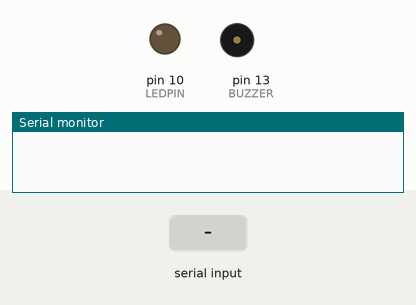
This sketch was run on a simulated Arduino Uno, built with avr-gcc and run on an emulated ATmega328P. Shown: output pins drawn as LEDs (lit = HIGH), buzzer (waves = sounding, pin HIGH), the last lines printed to the serial monitor. The inputs (shaded band) are chosen by the test bench.

Above: at 1.2 s.
1.3 s: "." received over Serial
At 5.6 s:
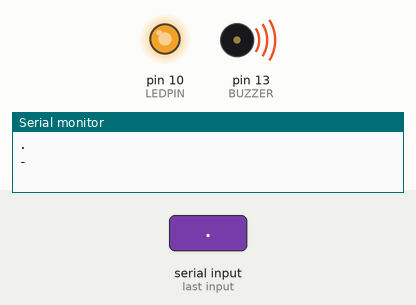
Timing chart, 0 to 10.3 s (numbered marks = the images above; inputs shaded):
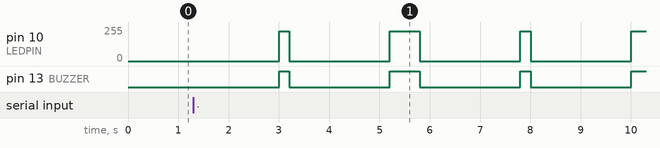

The sketch:

morse_code_translator1.ino
```cpp
#define LEDPIN 10
#define BUZZER 13

void setup()
{
  pinMode(LEDPIN, OUTPUT);
  pinMode(BUZZER,OUTPUT);

  analogWrite(LEDPIN,0); //initializing to low
  digitalWrite(BUZZER,LOW);

  Serial.begin(9600);
}

void loop()
{

  int index=-1;int i;
  //defining array of characters and morse code in sequence.
  char characters[]=
 {'A','B','C','D','E','F','G','H','I','J','K','L','M','N','O','P',
  'Q','R','S','T','U','V','W','X','Y','Z','0','1','2','3','4','5',
  '6','7','8','9','.','-',',','?','\'','!','/','(',')','&',
  ':',';','=','+','-','_','@','$'
}; //character array

  String morse[]={ ".-", "-...", "-.-.", "-..",".", "..-.",
                       "--.","....", "..",".---", "-.-", ".-..",
                       "--", "-.",
                 "---", ".--.", "--.-", ".-.", "...", "-", "..-",
                 "...-", ".--", "-..-", "-.--", "--..","-----",
                 ".----", "..---", "...--", "....-", ".....",
                 "-....", "--...", "---..", "----.",".-.-.-",
                 "--..--", "..--..", ".----.", "-.-.--", "-..-.",
                 "-.--.", "-.--.-", ".-...", "---...", "-.-.-.",
                 "-...-",".-.-.", "-....-", "..--.-", "...-..-",
                 ".--.-." };//string array

   const char input=Serial.read(); //taking char input from user

    for(i=0;i<(sizeof(characters)/sizeof(characters[0]));i++)
    if(characters[i]==input)
      index=i;//choosing which char matches with the entered char

    String code=morse[index]; //saving corresponding string

    for(i=0;i<code.length();i++)
    {
      if(code[i]=='.')
    {Serial.println('.');
     analogWrite(LEDPIN,225);
     digitalWrite(BUZZER,HIGH);
     delay(200);
     digitalWrite(BUZZER,LOW);
     analogWrite(LEDPIN,0);
     delay(2000);

     }

     if(code[i]=='-')
    {Serial.println('-');
     analogWrite(LEDPIN,225);
     digitalWrite(BUZZER,HIGH);
     delay(600);
     digitalWrite(BUZZER,LOW);
     analogWrite(LEDPIN,0);
     delay(2000);
     }

     }
  delay(3000);//if we type a word, then gap for each char
}
```

Measured:
- after the input at 1.3 s, pin 10 (LEDPIN): goes 225/255 0.20 s, 0/255 2.0 s, 225/255 0.60 s, 0/255 2.0 s, 225/255 0.20 s, 0/255 2.0 s, then 225/255, starting after 1.7 s; pin 13 (BUZZER): goes HIGH 0.20 s, LOW 2.0 s, HIGH 0.60 s, LOW 2.0 s, HIGH 0.20 s, LOW 2.0 s, then HIGH, starting after 1.7 s
